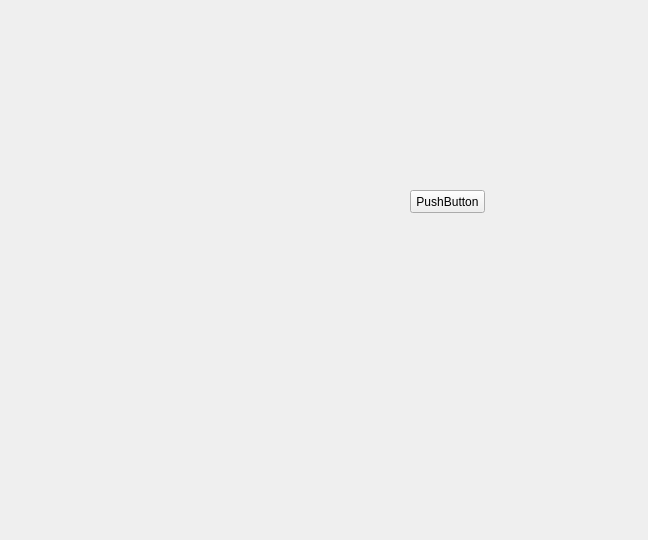
<?xml version="1.0" encoding="UTF-8"?>
<ui version="4.0">
 <class>Form</class>
 <widget class="QWidget" name="Form">
  <property name="geometry">
   <rect>
    <x>0</x>
    <y>0</y>
    <width>648</width>
    <height>540</height>
   </rect>
  </property>
  <property name="windowTitle">
   <string>Form</string>
  </property>
  <widget class="QPushButton" name="pushButton">
   <property name="geometry">
    <rect>
     <x>410</x>
     <y>190</y>
     <width>75</width>
     <height>23</height>
    </rect>
   </property>
   <property name="text">
    <string>PushButton</string>
   </property>
  </widget>
 </widget>
 <resources/>
 <connections>
  <connection>
   <sender>pushButton</sender>
   <signal>clicked()</signal>
   <receiver>Form</receiver>
   <slot>close()</slot>
   <hints>
    <hint type="sourcelabel">
     <x>446</x>
     <y>202</y>
    </hint>
    <hint type="destinationlabel">
     <x>336</x>
     <y>240</y>
    </hint>
   </hints>
  </connection>
 </connections>
</ui>
